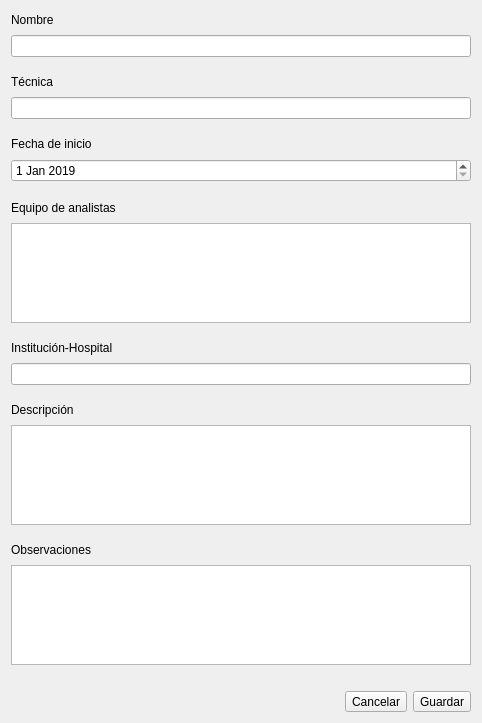
<?xml version="1.0" encoding="UTF-8"?>
<ui version="4.0">
 <class>InformacionModelo</class>
 <widget class="QDialog" name="InformacionModelo">
  <property name="windowModality">
   <enum>Qt::ApplicationModal</enum>
  </property>
  <property name="geometry">
   <rect>
    <x>0</x>
    <y>0</y>
    <width>482</width>
    <height>723</height>
   </rect>
  </property>
  <property name="sizePolicy">
   <sizepolicy hsizetype="Fixed" vsizetype="Fixed">
    <horstretch>0</horstretch>
    <verstretch>0</verstretch>
   </sizepolicy>
  </property>
  <property name="windowTitle">
   <string>Información del modelo</string>
  </property>
  <property name="windowIcon">
   <iconset resource="logos.qrc">
    <normaloff>:/logos/resources/logos/logo.png</normaloff>:/logos/resources/logos/logo.png</iconset>
  </property>
  <property name="modal">
   <bool>true</bool>
  </property>
  <layout class="QVBoxLayout" name="verticalLayout">
   <item>
    <widget class="QLabel" name="label">
     <property name="text">
      <string>Nombre</string>
     </property>
    </widget>
   </item>
   <item>
    <widget class="QLineEdit" name="edNombre"/>
   </item>
   <item>
    <spacer name="verticalSpacer">
     <property name="orientation">
      <enum>Qt::Vertical</enum>
     </property>
     <property name="sizeType">
      <enum>QSizePolicy::Fixed</enum>
     </property>
     <property name="sizeHint" stdset="0">
      <size>
       <width>20</width>
       <height>10</height>
      </size>
     </property>
    </spacer>
   </item>
   <item>
    <widget class="QLabel" name="label_2">
     <property name="text">
      <string>Técnica</string>
     </property>
     <property name="margin">
      <number>0</number>
     </property>
     <property name="textInteractionFlags">
      <set>Qt::NoTextInteraction</set>
     </property>
    </widget>
   </item>
   <item>
    <widget class="QLineEdit" name="edTecnica"/>
   </item>
   <item>
    <spacer name="verticalSpacer_2">
     <property name="orientation">
      <enum>Qt::Vertical</enum>
     </property>
     <property name="sizeType">
      <enum>QSizePolicy::Fixed</enum>
     </property>
     <property name="sizeHint" stdset="0">
      <size>
       <width>20</width>
       <height>10</height>
      </size>
     </property>
    </spacer>
   </item>
   <item>
    <widget class="QLabel" name="label_7">
     <property name="text">
      <string>Fecha de inicio</string>
     </property>
    </widget>
   </item>
   <item>
    <widget class="QDateEdit" name="edFecha">
     <property name="minimumDateTime">
      <datetime>
       <hour>0</hour>
       <minute>0</minute>
       <second>0</second>
       <year>2019</year>
       <month>1</month>
       <day>1</day>
      </datetime>
     </property>
     <property name="minimumDate">
      <date>
       <year>2019</year>
       <month>1</month>
       <day>1</day>
      </date>
     </property>
    </widget>
   </item>
   <item>
    <spacer name="verticalSpacer_7">
     <property name="orientation">
      <enum>Qt::Vertical</enum>
     </property>
     <property name="sizeType">
      <enum>QSizePolicy::Fixed</enum>
     </property>
     <property name="sizeHint" stdset="0">
      <size>
       <width>20</width>
       <height>10</height>
      </size>
     </property>
    </spacer>
   </item>
   <item>
    <widget class="QLabel" name="label_3">
     <property name="text">
      <string>Equipo de analistas</string>
     </property>
    </widget>
   </item>
   <item>
    <widget class="QPlainTextEdit" name="edAnalistas">
     <property name="maximumSize">
      <size>
       <width>16777215</width>
       <height>100</height>
      </size>
     </property>
    </widget>
   </item>
   <item>
    <spacer name="verticalSpacer_3">
     <property name="orientation">
      <enum>Qt::Vertical</enum>
     </property>
     <property name="sizeType">
      <enum>QSizePolicy::Fixed</enum>
     </property>
     <property name="sizeHint" stdset="0">
      <size>
       <width>20</width>
       <height>10</height>
      </size>
     </property>
    </spacer>
   </item>
   <item>
    <widget class="QLabel" name="label_4">
     <property name="text">
      <string>Institución-Hospital</string>
     </property>
    </widget>
   </item>
   <item>
    <widget class="QLineEdit" name="edInstitucion"/>
   </item>
   <item>
    <spacer name="verticalSpacer_4">
     <property name="orientation">
      <enum>Qt::Vertical</enum>
     </property>
     <property name="sizeType">
      <enum>QSizePolicy::Fixed</enum>
     </property>
     <property name="sizeHint" stdset="0">
      <size>
       <width>20</width>
       <height>10</height>
      </size>
     </property>
    </spacer>
   </item>
   <item>
    <widget class="QLabel" name="label_5">
     <property name="text">
      <string>Descripción</string>
     </property>
    </widget>
   </item>
   <item>
    <widget class="QTextEdit" name="edDescripcion">
     <property name="sizePolicy">
      <sizepolicy hsizetype="Expanding" vsizetype="Minimum">
       <horstretch>0</horstretch>
       <verstretch>0</verstretch>
      </sizepolicy>
     </property>
     <property name="maximumSize">
      <size>
       <width>16777215</width>
       <height>100</height>
      </size>
     </property>
    </widget>
   </item>
   <item>
    <spacer name="verticalSpacer_5">
     <property name="orientation">
      <enum>Qt::Vertical</enum>
     </property>
     <property name="sizeType">
      <enum>QSizePolicy::Fixed</enum>
     </property>
     <property name="sizeHint" stdset="0">
      <size>
       <width>20</width>
       <height>10</height>
      </size>
     </property>
    </spacer>
   </item>
   <item>
    <widget class="QLabel" name="label_6">
     <property name="text">
      <string>Observaciones</string>
     </property>
    </widget>
   </item>
   <item>
    <widget class="QPlainTextEdit" name="edObservaciones">
     <property name="sizePolicy">
      <sizepolicy hsizetype="Expanding" vsizetype="Minimum">
       <horstretch>0</horstretch>
       <verstretch>0</verstretch>
      </sizepolicy>
     </property>
     <property name="maximumSize">
      <size>
       <width>16777215</width>
       <height>100</height>
      </size>
     </property>
    </widget>
   </item>
   <item>
    <spacer name="verticalSpacer_6">
     <property name="orientation">
      <enum>Qt::Vertical</enum>
     </property>
     <property name="sizeType">
      <enum>QSizePolicy::Fixed</enum>
     </property>
     <property name="sizeHint" stdset="0">
      <size>
       <width>20</width>
       <height>20</height>
      </size>
     </property>
    </spacer>
   </item>
   <item>
    <layout class="QHBoxLayout" name="horizontalLayout">
     <item>
      <spacer name="horizontalSpacer">
       <property name="orientation">
        <enum>Qt::Horizontal</enum>
       </property>
       <property name="sizeHint" stdset="0">
        <size>
         <width>40</width>
         <height>20</height>
        </size>
       </property>
      </spacer>
     </item>
     <item>
      <widget class="QToolButton" name="btCancelar">
       <property name="text">
        <string>Cancelar</string>
       </property>
       <property name="icon">
        <iconset resource="icons.qrc">
         <normaloff>:/icons/resources/icons/close.svg</normaloff>:/icons/resources/icons/close.svg</iconset>
       </property>
       <property name="iconSize">
        <size>
         <width>20</width>
         <height>20</height>
        </size>
       </property>
       <property name="toolButtonStyle">
        <enum>Qt::ToolButtonTextBesideIcon</enum>
       </property>
      </widget>
     </item>
     <item>
      <widget class="QToolButton" name="btGuardar">
       <property name="text">
        <string>Guardar</string>
       </property>
       <property name="icon">
        <iconset resource="icons.qrc">
         <normaloff>:/icons/resources/icons/circle-ok.svg</normaloff>:/icons/resources/icons/circle-ok.svg</iconset>
       </property>
       <property name="iconSize">
        <size>
         <width>20</width>
         <height>20</height>
        </size>
       </property>
       <property name="toolButtonStyle">
        <enum>Qt::ToolButtonTextBesideIcon</enum>
       </property>
      </widget>
     </item>
    </layout>
   </item>
  </layout>
 </widget>
 <resources>
  <include location="icons.qrc"/>
  <include location="logos.qrc"/>
 </resources>
 <connections/>
</ui>
